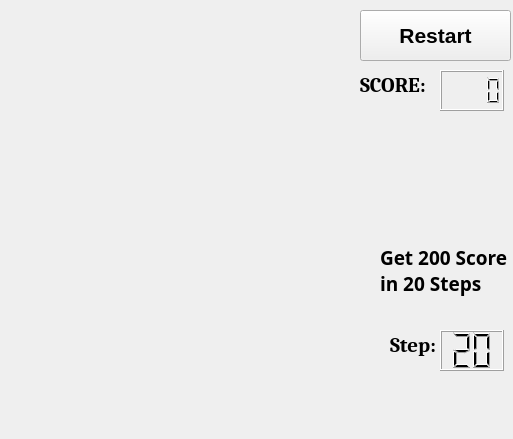
<?xml version="1.0" encoding="UTF-8"?>
<ui version="4.0">
 <class>CandyCrush</class>
 <widget class="QMainWindow" name="CandyCrush">
  <property name="geometry">
   <rect>
    <x>0</x>
    <y>0</y>
    <width>513</width>
    <height>439</height>
   </rect>
  </property>
  <property name="windowTitle">
   <string>CandyCrush</string>
  </property>
  <widget class="QWidget" name="centralWidget">
   <widget class="QPushButton" name="pushButton">
    <property name="geometry">
     <rect>
      <x>360</x>
      <y>10</y>
      <width>151</width>
      <height>51</height>
     </rect>
    </property>
    <property name="font">
     <font>
      <family>Arial</family>
      <pointsize>16</pointsize>
      <weight>75</weight>
      <bold>true</bold>
     </font>
    </property>
    <property name="focusPolicy">
     <enum>Qt::NoFocus</enum>
    </property>
    <property name="text">
     <string>Restart</string>
    </property>
   </widget>
   <widget class="QLabel" name="label">
    <property name="geometry">
     <rect>
      <x>360</x>
      <y>70</y>
      <width>81</width>
      <height>31</height>
     </rect>
    </property>
    <property name="font">
     <font>
      <family>Cambria</family>
      <pointsize>16</pointsize>
      <weight>75</weight>
      <bold>true</bold>
     </font>
    </property>
    <property name="text">
     <string>SCORE:</string>
    </property>
   </widget>
   <widget class="QLCDNumber" name="num">
    <property name="geometry">
     <rect>
      <x>440</x>
      <y>70</y>
      <width>64</width>
      <height>41</height>
     </rect>
    </property>
    <property name="digitCount">
     <number>4</number>
    </property>
   </widget>
   <widget class="QLabel" name="STAR">
    <property name="geometry">
     <rect>
      <x>370</x>
      <y>120</y>
      <width>130</width>
      <height>111</height>
     </rect>
    </property>
    <property name="text">
     <string/>
    </property>
   </widget>
   <widget class="QLabel" name="label_2">
    <property name="geometry">
     <rect>
      <x>380</x>
      <y>240</y>
      <width>131</width>
      <height>61</height>
     </rect>
    </property>
    <property name="font">
     <font>
      <family>Andalus</family>
      <pointsize>14</pointsize>
      <weight>75</weight>
      <bold>true</bold>
     </font>
    </property>
    <property name="text">
     <string>Get 200 Score
in 20 Steps</string>
    </property>
   </widget>
   <widget class="QLabel" name="label_3">
    <property name="geometry">
     <rect>
      <x>390</x>
      <y>330</y>
      <width>51</width>
      <height>31</height>
     </rect>
    </property>
    <property name="font">
     <font>
      <family>Cambria</family>
      <pointsize>16</pointsize>
      <weight>75</weight>
      <bold>true</bold>
     </font>
    </property>
    <property name="text">
     <string>Step:</string>
    </property>
   </widget>
   <widget class="QLCDNumber" name="step">
    <property name="geometry">
     <rect>
      <x>440</x>
      <y>330</y>
      <width>64</width>
      <height>41</height>
     </rect>
    </property>
    <property name="digitCount">
     <number>2</number>
    </property>
    <property name="intValue" stdset="0">
     <number>20</number>
    </property>
   </widget>
  </widget>
 </widget>
 <layoutdefault spacing="6" margin="11"/>
 <resources/>
 <connections/>
</ui>
